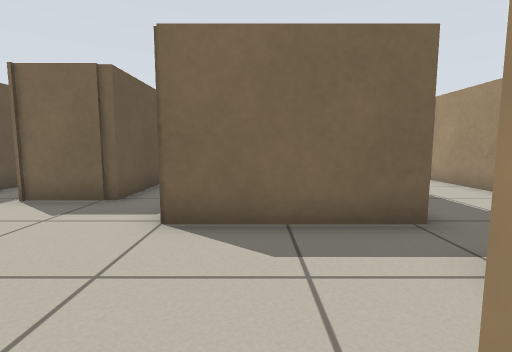
[1] (above)

16 first-person views from a walk through a world built for the Player/Stage simulator. The camera is 0.61 m above the floor, tilts 6° down and sees 85° across. The lines on the ground mark 1 m squares. The floor is counted in squares, 0.5 m on a side. Each view is taken from the middle of a square. On the plan, view 1 faces up. The plan holds only what a view shows up to about 13 squares ahead; the rest is blank. Robots are left out.

[2]
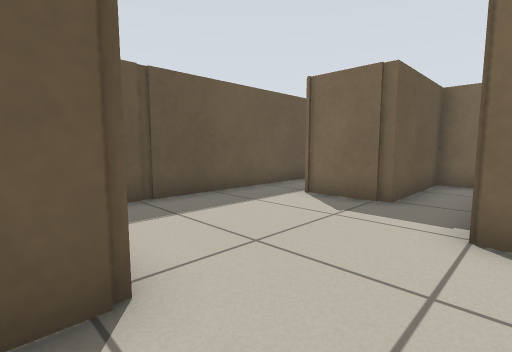

[3]
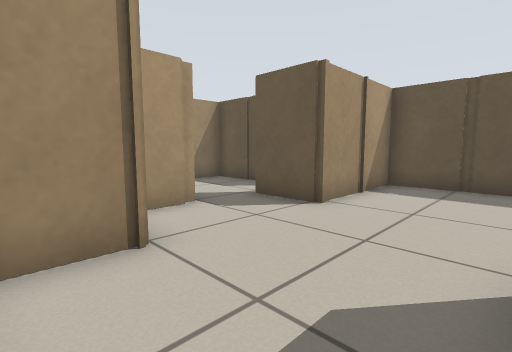

[4]
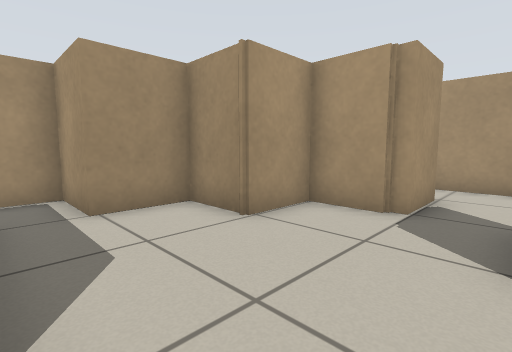

[5]
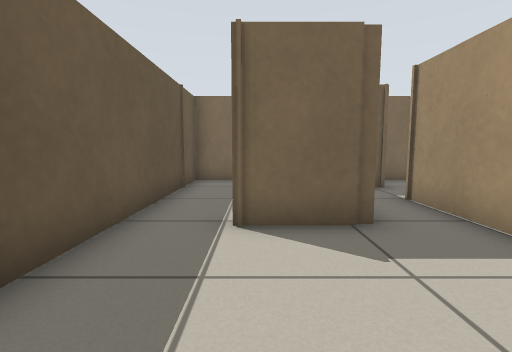

[6]
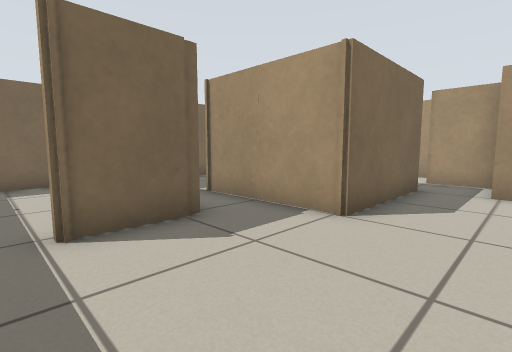

[7]
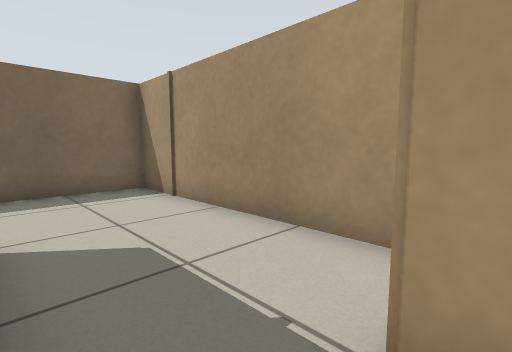

[8]
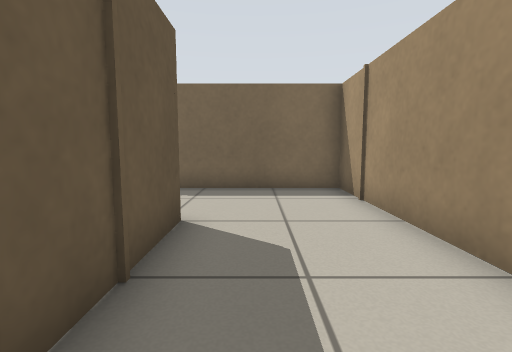

[9]
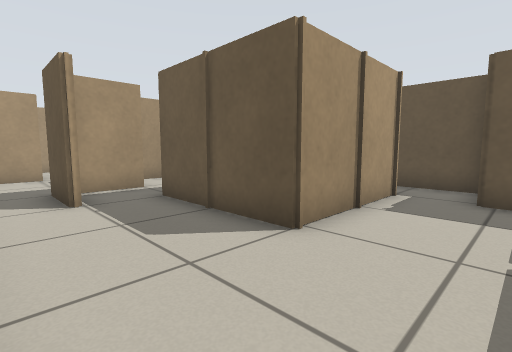

[10]
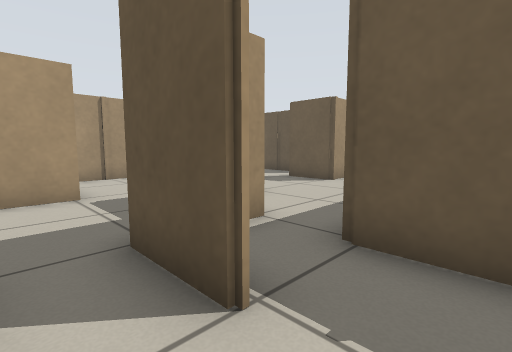

[11]
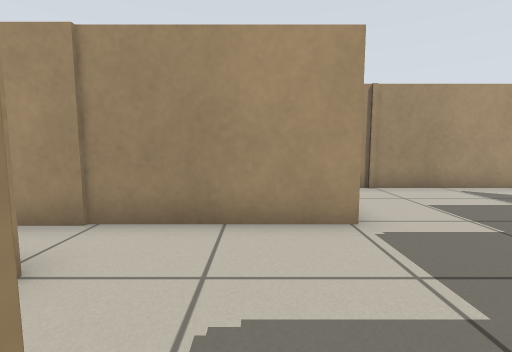

[12]
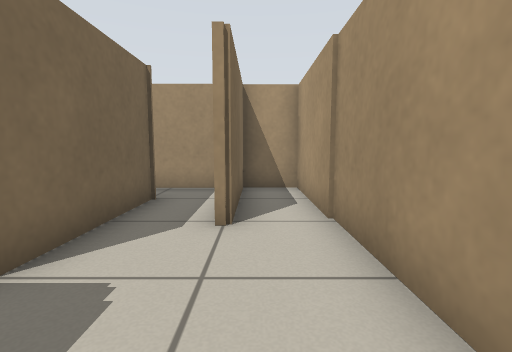

[13]
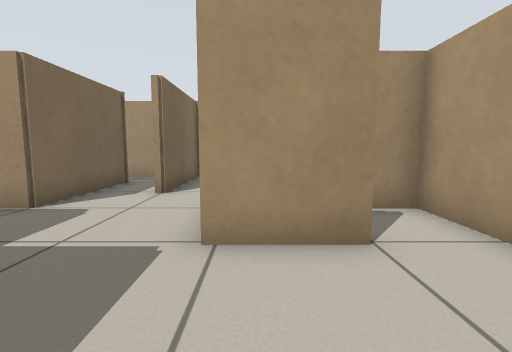

[14]
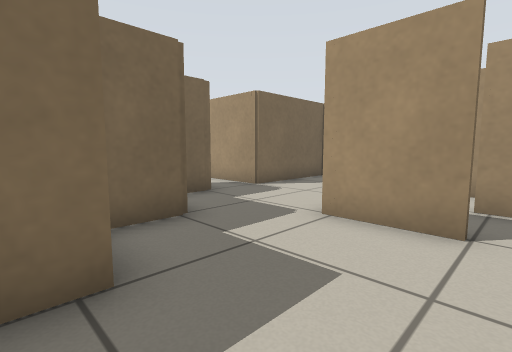

[15]
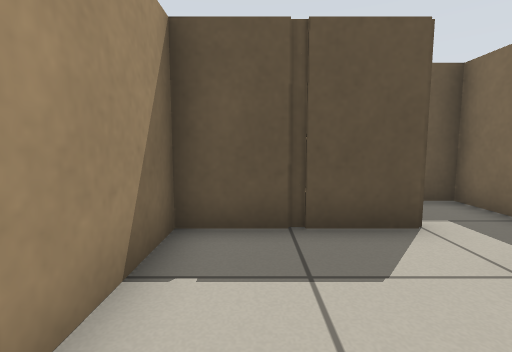

[16]
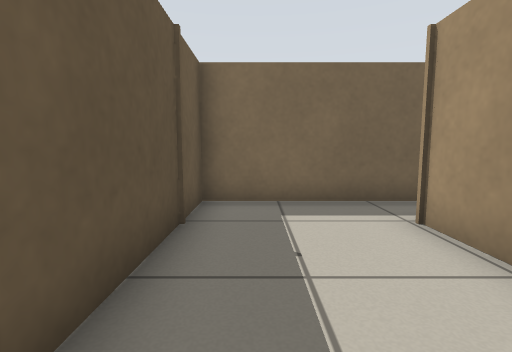

### Floor plan
Points are (right, up) in squares from view 1. A wall is a line through its corners. A room is listed if a view was taken in it or the views show most of it. See-through windows are left out.
Room 1 (views 1, 2, 3, 4, 5, 6, 7, 16)
walls: (-3.2, 0.9) (-3.2, -0.5); (-1.4, -1.3) (0.5, -1.3) (0.5, 0.6) (2.5, 0.6) (2.5, 2.7) (3.5, 2.7); (2.8, 4.3) (-1.4, 4.3) (-1.4, 8.5) (-0.4, 8.5); (-7.2, 6.5) (-7.2, 0.6) (-3.5, 0.6); (4.4, 2.7) (4.4, 3.6); (-1.2, 10.2) (-3.5, 10.2); (-3.2, 10.2) (-3.2, 6.2) (-5.4, 6.2)
ways out: opening at (-1, 9) to room 2; opening at (3, 4) to room 2; opening at (-2, -1) to room 5; opening at (-6, 6) to room 6
Room 2 (views 8, 9, 10)
walls: (-0.4, 8.5) (2.8, 8.5) (2.8, 4.3); (6.5, 4.6) (6.5, 12.2) (-0.4, 12.2); (4.4, 3.6) (4.4, 4.5); (-1.2, 10.8) (-1.2, 10.2); (3.5, 2.7) (4.4, 2.7)
ways out: opening at (-1, 9) to room 1; opening at (3, 4) to room 1; opening at (6, 3.5) to room 3
Room 3 (views 11, 12)
walls: (10.5, 2.4) (6.5, 2.4) (6.5, 4.6); (4.7, 4.6) (4.7, 2.4) (3.8, 2.4); (12.2, 1.1) (12.2, 3.2); (12.2, 0.4) (8.2, 0.4) (8.2, 0.8); (4.4, -1.3) (10.9, -1.3)
ways out: opening at (6, 3.5) to room 2; opening at (4, -1) to room 4
Room 4 (views 13, 14)
walls: (4.4, -3.5) (4.4, -1.3); (0.9, -1.5) (0, -1.5); (2.8, 0.4) (1.2, 0.4); (-0.4, -5.2) (6.5, -5.2) (6.5, -3.2)
ways out: opening at (4, -1) to room 3; opening at (-1, -4) to room 5
Room 5 (view 15)
walls: (-1.4, -3.4) (-1.4, -1.3); (-3.2, -0.5) (-3.2, -1.4); (-5.1, -1.4) (-5.1, -5.2) (-0.4, -5.2)
ways out: opening at (-2, -1) to room 1; opening at (-1, -4) to room 4; opening at (-5, -1)
Room 6 (no view inside)
walls: (-3.4, 8.8) (-3.4, 10.5); (-2.4, 12.2) (-7.2, 12.2) (-7.2, 6.5)
ways out: opening at (-6, 6) to room 1

Positions as (right, up) in squares from view 1, and headings:
1: (0, 0), facing up
2: (-1, 0), facing up-left
3: (2, 4), facing down-left
4: (-3, 4), facing down-right
5: (-5, 2), facing up
6: (-6, 2), facing up-right
7: (3, 4), facing up-right
8: (4, 4), facing up
9: (6, 11), facing down-left
10: (6, 6), facing down-left
11: (6, 3), facing down
12: (4, 0), facing right
13: (1, -2), facing right
14: (0, -4), facing up-right
15: (-1, -4), facing left
16: (-6, 6), facing up
